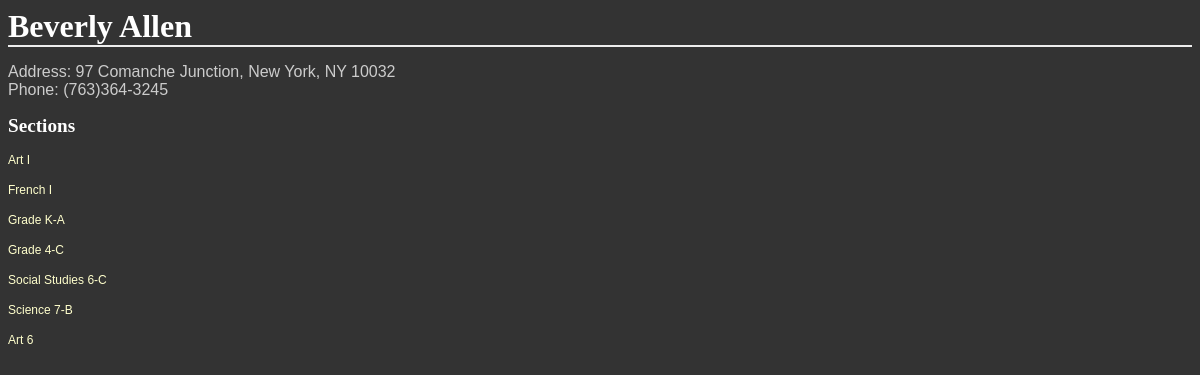
Before: /districts/1/schools/1/students/13/ with the older database file.
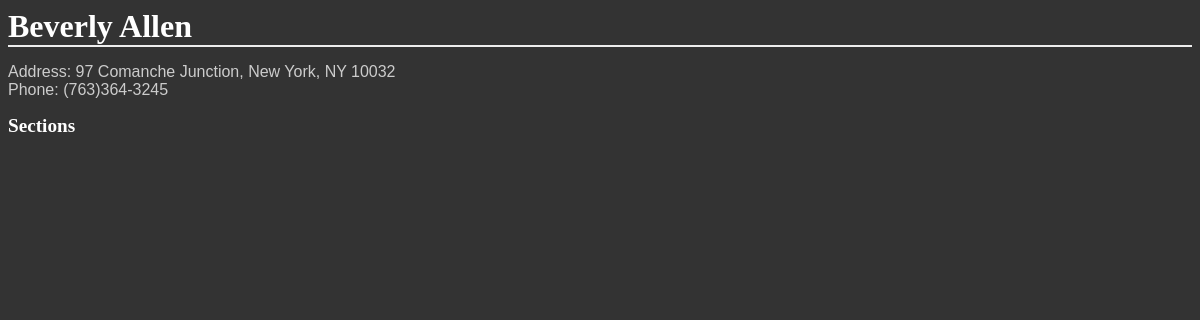
After: the same page with the newer database file.
### database_setup.py (models this page shows, shortened)
class Section(Base):
    __tablename__ = 'section'
    id = Column(Integer, primary_key=True)
    name = Column(String(40), nullable=False)
    school_id = Column(Integer, ForeignKey('school.id'))
    school = relationship(School)
    teacher_id = Column(Integer, ForeignKey('teacher.id'))
    teacher = relationship(Teacher)
    students = relationship('Student', secondary='enrollment')

### schools.py (the view)
@app.route('/districts/<int:district_id>/schools/<int:school_id>/students/<int:student_id>/')
def showStudent(district_id, school_id, student_id):
    student = session.query(Student).filter_by(id=student_id).one()
    sections = student.sections
    return render_template('student.html',
                           district_id=district_id,
                           school_id=school_id,
                           student=student,
                           sections=sections)

### templates/student.html
<html>
<head>
	<link rel=stylesheet type=text/css href="{{ url_for('static', filename='styles.css') }}">
</head>
<body>
<h1>{{student.first_name}} {{student.last_name}}</h1>
<p>Address: {{student.address}}, {{student.city}}, {{student.state}} {{student.zip}}<br>
Phone: {{student.phone}}</p>
<h2>Sections</h2>
{% for section in sections %}
	<p><a href='{{url_for('showSection', district_id=district_id, school_id=school_id, section_id=section.id)}}'>{{section.name}}</a></p>
{% endfor %}
</body>
</html>

Changed rows visible on the page:
no longer on this page (row edited): Section: name "Art I"
no longer on this page (row edited): Section: name "French I"
no longer on this page (row edited): Section: name "Grade K-A"
no longer on this page (row edited): Section: name "Grade 4-C"
no longer on this page (row edited): Section: name "Social Studies 6-C"
no longer on this page (row edited): Section: name "Science 7-B"
no longer on this page (row edited): Section: name "Art 6"
